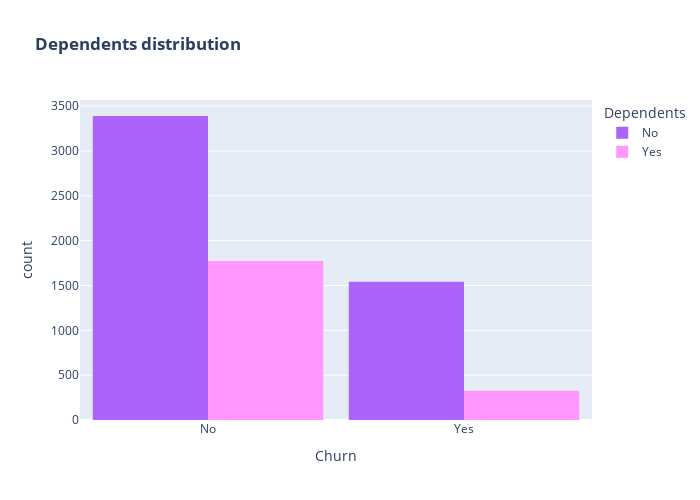

The cell this chart's notebook holds for it:
### Code cell
color_map = {"Yes": "#FF97FF", "No": "#AB63FA"}
fig = px.histogram(df, x="Churn", color="Dependents", barmode="group", title="<b>Dependents distribution</b>", color_discrete_map=color_map)
fig.update_layout(width=700, height=500, bargap=0.1)
fig.show()

### Figure 1 — Plotly figure (JSON) as saved in the notebook; plotly's stock layout.template omitted (floating-point values rounded to 4 significant figures; data arrays with more than 128 entries replaced by an {"elided": "..."} marker saying what was removed)
{"data": [{"alignmentgroup": "True", "bingroup": "x", "hovertemplate": "Dependents=No<br>Churn=%{x}<br>count=%{y}<extra></extra>", "legendgroup": "No", "marker": {"color": "#AB63FA", "pattern": {"shape": ""}}, "name": "No", "offsetgroup": "No", "orientation": "v", "showlegend": true, "type": "histogram", "x": {"elided": "4933 str values"}, "xaxis": "x", "yaxis": "y"}, {"alignmentgroup": "True", "bingroup": "x", "hovertemplate": "Dependents=Yes<br>Churn=%{x}<br>count=%{y}<extra></extra>", "legendgroup": "Yes", "marker": {"color": "#FF97FF", "pattern": {"shape": ""}}, "name": "Yes", "offsetgroup": "Yes", "orientation": "v", "showlegend": true, "type": "histogram", "x": {"elided": "2099 str values"}, "xaxis": "x", "yaxis": "y"}], "layout": {"bargap": 0.1, "barmode": "group", "height": 500, "legend": {"title": {"text": "Dependents"}, "tracegroupgap": 0}, "title": {"text": "<b>Dependents distribution</b>"}, "width": 700, "xaxis": {"anchor": "y", "autorange": true, "domain": [0, 1], "range": [-0.5, 1.5], "title": {"text": "Churn"}, "type": "category"}, "yaxis": {"anchor": "x", "autorange": true, "domain": [0, 1], "range": [0, 3568.0], "title": {"text": "count"}}}}
